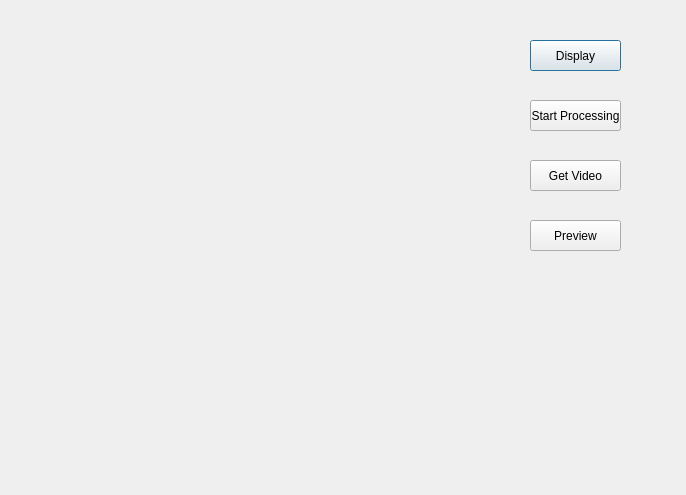
<?xml version="1.0" encoding="UTF-8"?>
<ui version="4.0">
 <class>SecDialog</class>
 <widget class="QDialog" name="SecDialog">
  <property name="geometry">
   <rect>
    <x>0</x>
    <y>0</y>
    <width>686</width>
    <height>495</height>
   </rect>
  </property>
  <property name="windowTitle">
   <string>Dialog</string>
  </property>
  <widget class="QLabel" name="label">
   <property name="geometry">
    <rect>
     <x>30</x>
     <y>30</y>
     <width>431</width>
     <height>441</height>
    </rect>
   </property>
   <property name="autoFillBackground">
    <bool>true</bool>
   </property>
   <property name="text">
    <string/>
   </property>
   <property name="scaledContents">
    <bool>true</bool>
   </property>
  </widget>
  <widget class="QPushButton" name="pushButton">
   <property name="geometry">
    <rect>
     <x>530</x>
     <y>40</y>
     <width>91</width>
     <height>31</height>
    </rect>
   </property>
   <property name="text">
    <string>Display</string>
   </property>
  </widget>
  <widget class="QPushButton" name="pushButton_2">
   <property name="geometry">
    <rect>
     <x>530</x>
     <y>100</y>
     <width>91</width>
     <height>31</height>
    </rect>
   </property>
   <property name="text">
    <string>Start Processing</string>
   </property>
  </widget>
  <widget class="QPushButton" name="pushButton_3">
   <property name="geometry">
    <rect>
     <x>530</x>
     <y>160</y>
     <width>91</width>
     <height>31</height>
    </rect>
   </property>
   <property name="text">
    <string>Get Video</string>
   </property>
  </widget>
  <widget class="QPushButton" name="pushButton_4">
   <property name="geometry">
    <rect>
     <x>530</x>
     <y>220</y>
     <width>91</width>
     <height>31</height>
    </rect>
   </property>
   <property name="text">
    <string>Preview</string>
   </property>
  </widget>
 </widget>
 <resources/>
 <connections/>
</ui>
